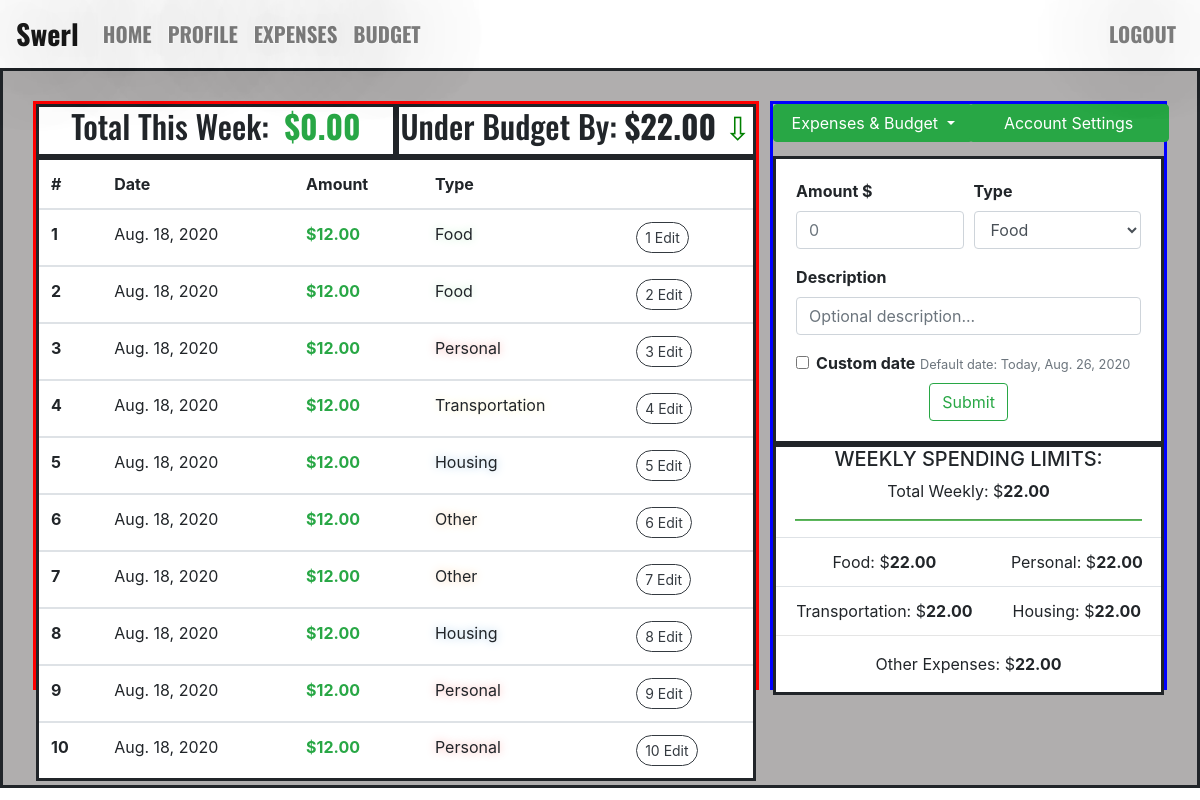
The page /profile/ (signed in) on the database as committed earlier.
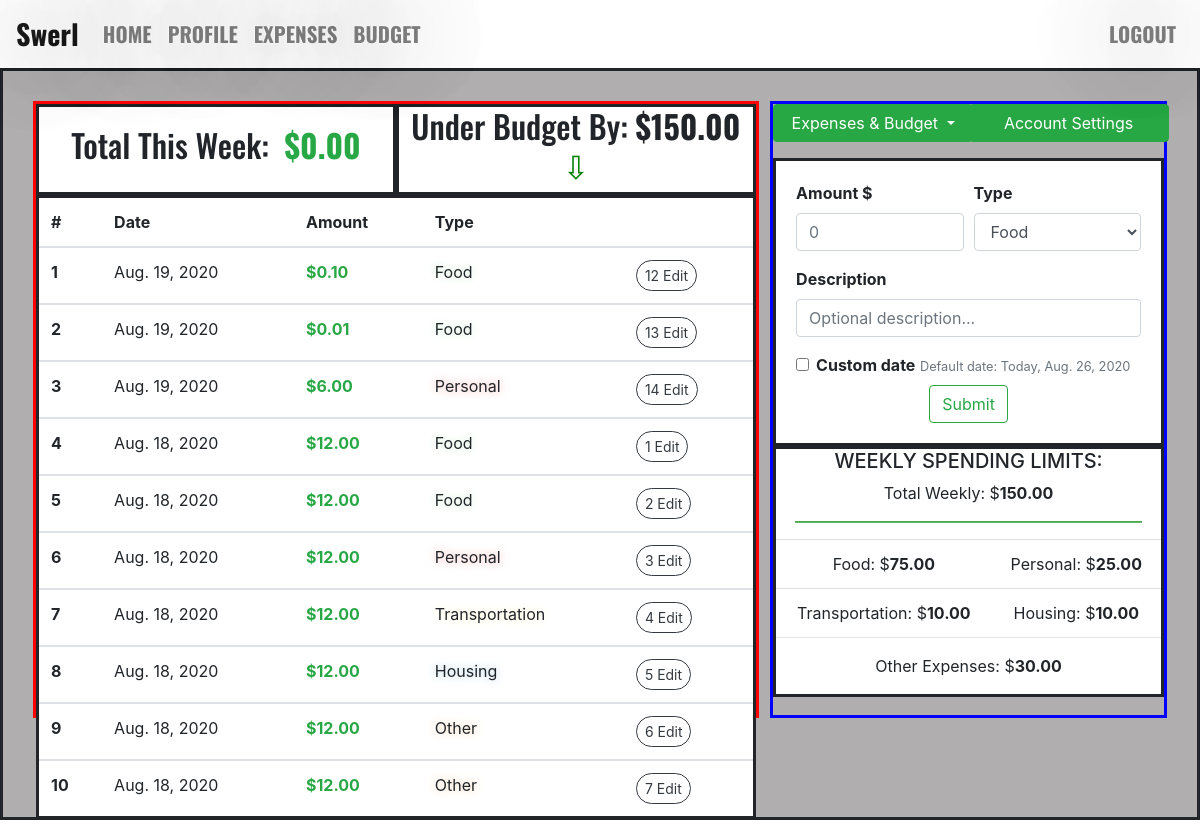
The same page on the database as committed later.
### expenses/models.py (models this page shows, shortened)
class Expense(models.Model):
    amount = models.DecimalField(max_digits=11, decimal_places=2)
    expense_date = models.DateField(default=datetime.now, blank=True)
    description = models.CharField(max_length=100, blank=True)
    expense_type = models.CharField(max_length=100)
    author = models.ForeignKey(settings.AUTH_USER_MODEL, on_delete=models.CASCADE)

### budget/models.py (models this page shows)
class Budget(models.Model):
    weekly_spending_total = models.DecimalField(max_digits=11, decimal_places=2)
    weekly_food = models.DecimalField(max_digits=11, decimal_places=2)
    weekly_personal = models.DecimalField(max_digits=11, decimal_places=2)
    weekly_transportation = models.DecimalField(max_digits=11, decimal_places=2)
    weekly_housing = models.DecimalField(max_digits=11, decimal_places=2)
    weekly_other = models.DecimalField(max_digits=11, decimal_places=2)
    author = models.ForeignKey(settings.AUTH_USER_MODEL, on_delete=models.CASCADE)

### swerl_profile/views.py (the view)
# urls.py: path("profile/", profile_page, name="profile_page"),
def profile_page(request):
    if request.user.username:
        author_id = request.user.id
        user_expenses = Expense.objects.filter(author=author_id).order_by("-expense_date")[:10]
        user_budgets = Budget.objects.filter(author=author_id).last()
        user_name = request.user.username
        current_wk = datetime.now().isocalendar()[1]
        current_yr = datetime.now().isocalendar()[0]
        wk_expenses_tuple = Expense.objects.filter(
            author=author_id).filter(expense_date__year=current_yr).filter(
            expense_date__week=current_wk).aggregate(Sum("amount"))
        wk_expenses = wk_expenses_tuple["amount__sum"]
        if wk_expenses is None:
            wk_expenses = 0
        if user_budgets is None:
            budget_difference = 0
        else:
            budget_difference = abs(user_budgets.weekly_spending_total - wk_expenses)
        context = {
            "user_expenses": user_expenses,
            "user_name": user_name,
            "current_date": datetime.now().date(),
            "user_budgets": user_budgets,
            "wk_expenses": wk_expenses,
            "budget_difference": budget_difference,
        }
        return render(request, "swerl_profile/swerl_profile.html", context)
    else:
        return HttpResponseRedirect("/signup")

### templates/swerl_profile/swerl_profile.html (shortened to what the changed rows need)
{% extends "base.html" %}
{% block content %}
<div class="div_box_frame div_flex_equal_column" style="background: #b0aeae; padding: 30px;">
        <div style="width: 65%; max-height: 90%; margin-right: 1%; border: solid red;">
            <div style="width: 100%; display: flex; background: white;">
                <div class="div_small_box">
                    {% if wk_expenses > user_budgets.weekly_spending_total %}
                        <h2>Total This Week: &nbsp; <h2 class="text-danger"> <b>${{ wk_expenses|floatformat:2 }} </b></h2></h2>
                    {% else %}
                        <h2>Total This Week: &nbsp; <h2 class="text-success"> <b>${{ wk_expenses|floatformat:2 }} </b></h2></h2>
                    {% endif %}
                </div>
                <div class="div_small_box">
                    {% if wk_expenses > user_budgets.weekly_spending_total %}
                        <h2 class="h2_arrow_up"> Over Budget By: <b>${{ budget_difference|floatformat:2 }} </b></h2>
                    {% else %}
                        <h2 class="h2_arrow_down">Under Budget By: <b>${{ budget_difference|floatformat:2 }} </b></h2>
                    {% endif %}
                </div>
            </div>
            <div class="table-responsive">
                <table class="table table-hover" style="border: solid; background: white;">
                    <thead>
                    <tr>
                        <th scope="col">#</th>
                        <th scope="col">Date</th>
                        <th scope="col">Amount</th>
                        <th scope="col">Type</th>
                        <th scope="col"></th>
                    </tr>
                    </thead>
                    {% for user_expense in user_expenses %}
                    <tbody>
                        <tr data-toggle="tooltip" title="{{ user_expense.description }}">
                            <th scope="row">
                                {{ forloop.counter }}
                            </th>
                            <td>
                                {{ user_expense.expense_date }}
                            </td>
                            <td class="text-success">
                                <b>${{ user_expense.amount }}</b>
                            </td>
                            {% if user_expense.expense_type == "food" %}
                                <td class="title_case" style="text-shadow: 0 0 10px #C0ECCC;">{{ user_expense.expense_type }}</td>
                            {% elif user_expense.expense_type == "personal" %}
                                <td class="title_case" style="text-shadow: 0 0 10px #F6A8A6;">{{ user_expense.expense_type }}</td>
                            {% elif user_expense.expense_type == "transportation" %}
                                <td class="title_case" style="text-shadow: 0 0 10px #F9F0C1;">{{ user_expense.expense_type }}</td>
                            {% elif user_expense.expense_type == "housing" %}
                                <td class="title_case" style="text-shadow: 0 0 10px #A5C8E4;">{{ user_expense.expense_type }}</td>
                            {% elif user_expense.expense_type == "other" %}
                                <td class="title_case" style="text-shadow: 0 0 10px #F4CDA6;">{{ user_expense.expense_type }}</td>
                            {% endif %}
                                <td><span class="update_form_button">
                                    <button class="btn btn-outline-dark btn-sm" style="border-radius: 20px;">
                                        {{user_expense.pk}} Edit
                                    </button>
                                </span></td>
                        </tr>
                    </tbody>
                    {% endfor %}
                </table>
            </div>
        </div>
        <div style="width: 35%; max-height: 90%; padding: 0; border: solid blue;">
            {% if user_budgets is None %}
                <div class="text-center" style="background: white; border: solid; height: 250px;">
                    <h5>WEEKLY SPENDING LIMITS:</h5>
                    <p>Total Weekly: $0.00</p>
                    <hr style="height:1px;background-color:black;width:90%; background-color: #5cb85c;">
                    <br><br>
                    <a class="btn btn-lrg btn-outline-success" href="/expenses/#budget"><b>Set-up Spending Limits</b></a>
                </div>
            {% else %}
                <div class="text-center" style="background: white; border: solid;">
                    <h5>WEEKLY SPENDING LIMITS:</h5>
                    <p>Total Weekly: $<b>{{ user_budgets.weekly_spending_total }} </b></p>
                    <hr style="height:1px;background-color:black;width:90%; background-color: #5cb85c;">
                    <table class="table" style="margin-bottom: 0;">
                        <tbody>
                            <tr>
                                <td>Food: $<b>{{ user_budgets.weekly_food }} </b></td>
                                <td>Personal: $<b>{{ user_budgets.weekly_personal }} </b></td>
                            </tr>
                            <tr>
                                <td>Transportation: $<b>{{ user_budgets.weekly_transportation }} </b></td>
                                <td>Housing: $<b>{{ user_budgets.weekly_housing }} </b></td>
                            </tr>
                        </tbody>
                    </table>
                    <hr style="margin-top: 0;">
                    <p class="text-center">Other Expenses: $<b>{{ user_budgets.weekly_other }} </b></p>
                </div>
            </div>
        {% endif %}
</div>
{% endblock content %}

Rows that differ between the two databases and show on the page:
no longer on this page (row unchanged): Expense: expense_date "Aug. 18, 2020", amount "12.00", expense_type "Housing", pk "8"
no longer on this page (row unchanged): Expense: expense_date "Aug. 18, 2020", amount "12.00", expense_type "Personal", pk "9"
no longer on this page (row unchanged): Expense: expense_date "Aug. 18, 2020", amount "12.00", expense_type "Personal", pk "10"
no longer on this page (row unchanged): Budget: weekly_spending_total "22.00", weekly_food "22.00", weekly_personal "22.00", weekly_transportation "22.00", weekly_housing "22.00", weekly_other "22.00"
added Expense: expense_date "Aug. 19, 2020", amount "0.10", expense_type "Food", pk "12"
added Expense: expense_date "Aug. 19, 2020", amount "0.01", expense_type "Food", pk "13"
added Expense: expense_date "Aug. 19, 2020", amount "6.00", expense_type "Personal", pk "14"
added Budget: weekly_spending_total "150.00", weekly_food "75.00", weekly_personal "25.00", weekly_transportation "10.00", weekly_housing "10.00", weekly_other "30.00"
Other text that changed with them:
{{ budget_difference|floatformat:2 }}: "22.00" → "150.00"
